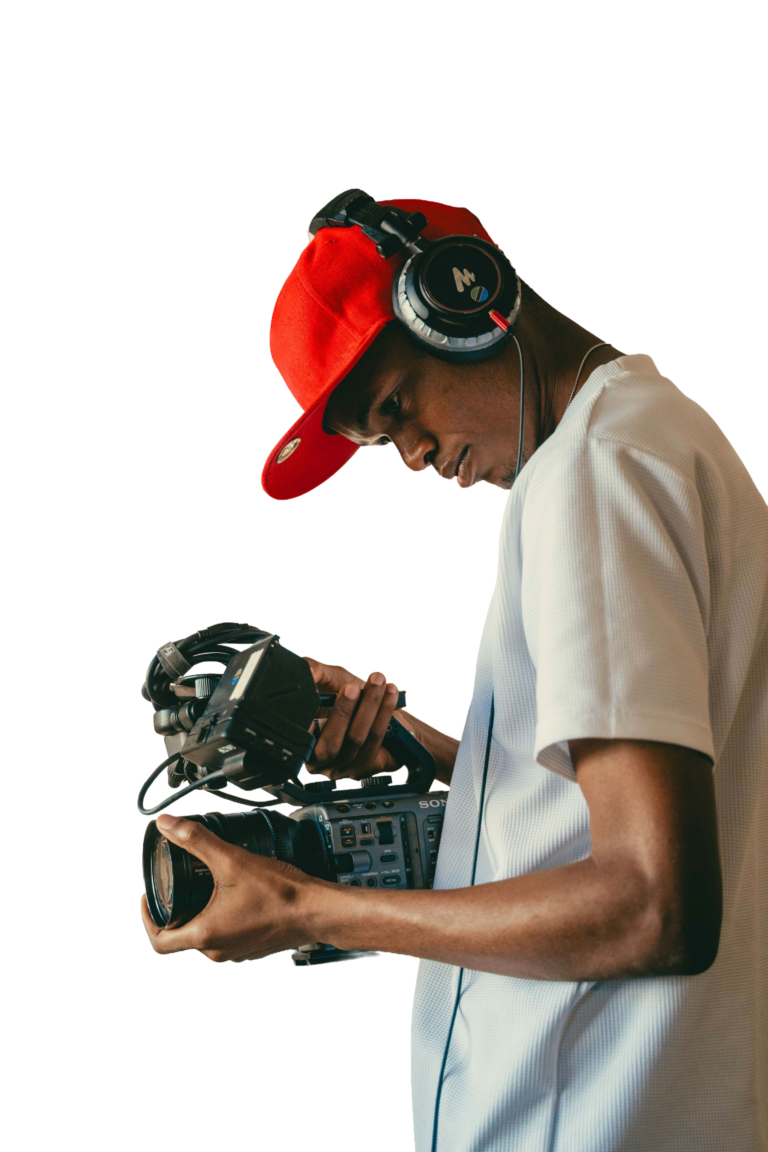
#> input picture assets/draxraw.png, 768 x 1152 px, found by its file name
$ python brand_color_scan.py
#> lines starting #> are read from the running program, lines starting #| are printed output that depends on the picture
"""Extract dominant colors from Drax Raw brand assets to find the missing brand color."""
from PIL import Image
from collections import Counter
import colorsys, os

candidates = [
    '/home/z/my-project/assets/draxraw.png',
    '/home/z/my-project/assets/draxhis image .jpg',
    '/home/z/my-project/public/images/drax-portrait.png',
]

def dominant(path, n=8):
#> called with path = '/home/z/my-project/assets/draxraw.png', n = 8
    im = Image.open(path).convert('RGBA')
#> im is the input picture: PIL image 768x1152 RGBA; mean R, G, B, A 55.1, 46.8, 41.1, 110.8
    im.thumbnail((220, 220))
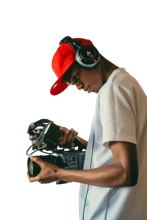
#> im: PIL image 147x220 RGBA; mean R, G, B, A 55.9, 47.3, 41.6, 110.8; transparent parts drawn white
    px = [p for p in im.getdata() if p[3] > 200]  # ignore transparent
#> px = 13851 items, first 6: (33, 44, 33, 220), (37, 47, 33, 219), (33, 42, 33, 246), (35, 46, 34, 255), (41, 49, 37, 255), (32, 41, 30, 255)
    # quantize to reduce noise
    q = [(r // 16 * 16, g // 16 * 16, b // 16 * 16) for r, g, b, a in px]
#> q = 13851 items, first 6: (32, 32, 32), (32, 32, 32), (32, 32, 32), (32, 32, 32), (32, 48, 32), (32, 32, 16)
    total = len(q)
#> total = 13851
    out = []
    for (r, g, b), c in Counter(q).most_common(60):
        h, s, v = colorsys.rgb_to_hsv(r / 255, g / 255, b / 255)
        # skip near-neutral pixels for "accent" detection
        out.append((c / total, f'#{r:02X}{g:02X}{b:02X}', round(h * 360), round(s * 100), round(v * 100)))
#> this loop made 60 passes
#> (r, g, b, c, h, s, v) on passes 1 to 12: (0, 16, 16, 559, 0.5, 1, 0.0627), (16, 16, 16, 492, 0, 0, 0.0627), (16, 32, 16, 388, 0.333, 0.5, 0.125), (32, 32, 16, 365, 0.167, 0.5, 0.125), (96, 80, 64, 349, 0.0833, 0.333, 0.376), (208, 208, 208, 325, 0, 0, 0.816), (112, 96, 64, 313, 0.111, 0.429, 0.439), (224, 224, 208, 302, 0.167, 0.0714, 0.878), (160, 144, 128, 259, 0.0833, 0.2, 0.627), (112, 96, 80, 250, 0.0833, 0.286, 0.439), (192, 208, 208, 240, 0.5, 0.0769, 0.816), (48, 32, 16, 228, 0.0833, 0.667, 0.188)
#> after the loop, out = 60 items, first 6: (0.0404, '#001010', 180, 100, 6), (0.0355, '#101010', 0, 0, 6), (0.028, '#102010', 120, 50, 13), (0.0264, '#202010', 60, 50, 13), (0.0252, '#605040', 30, 33, 38), (0.0235, '#D0D0D0', 0, 0, 82)
    return out

for path in candidates:
    if not os.path.exists(path):
        print('MISSING', path)
        continue
    print('=' * 60)
    print(os.path.basename(path), Image.open(path).size)
    for pct, hx, hue, sat, val in dominant(path):
        if pct < 0.01:
            break
        tag = ''
#> tag = ''
        if sat > 25 and 30 <= hue <= 70:
            tag = '  <-- GOLD/AMBER family'
        elif sat > 25:
            tag = f'  (saturated, hue={hue})'
        print(f'  {pct*100:5.1f}%  {hx}  h={hue} s={sat} v={val}{tag}')
#> pass 2 of the loop `for path in candidates:`:
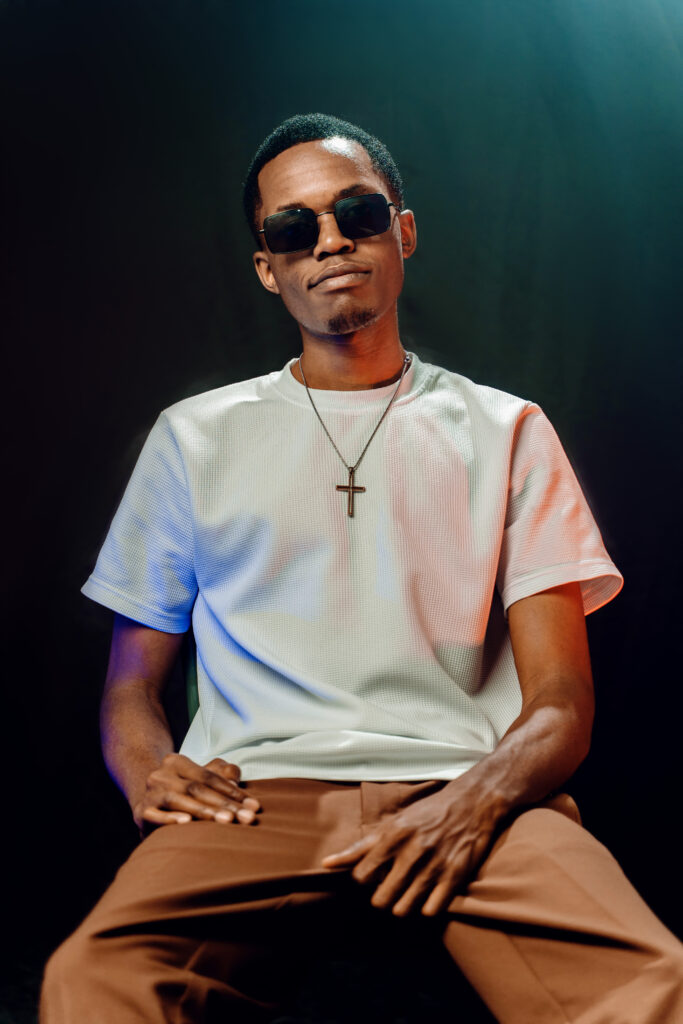
#> input picture assets/draxhis image .jpg, 683 x 1024 px, found by its file name
#> in dominant (call 2), `im.thumbnail((220, 220))`:
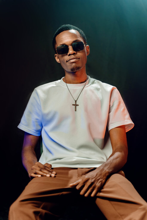
#> im: PIL image 147x220 RGBA; mean R, G, B, A 76.6, 70.8, 67.2, 255
#> px = 32340 items
#> total = 32340
#> the loop in dominant (call 2), `for (r, g, b), c in Counter(q).most_common(60):` made 60 passes
#> (r, g, b, c, h, s, v) on passes 1 to 8: (0, 0, 0, 6531, 0, 0, 0), (0, 0, 16, 2723, 0.667, 1, 0.0627), (16, 32, 32, 1240, 0.5, 0.5, 0.125), (16, 48, 48, 1190, 0.5, 0.667, 0.188), (0, 16, 16, 1116, 0.5, 1, 0.0627), (16, 16, 16, 1066, 0, 0, 0.0627), (192, 192, 176, 1011, 0.167, 0.0833, 0.753), (16, 64, 64, 818, 0.5, 0.75, 0.251)
#> after the loop in dominant (call 2), `for (r, g, b), c in Counter(q).most_common(60):`: out = 60 items, first 6: (0.202, '#000000', 0, 0, 0), (0.0842, '#000010', 240, 100, 6), (0.0383, '#102020', 180, 50, 13), (0.0368, '#103030', 180, 67, 19), (0.0345, '#001010', 180, 100, 6), (0.033, '#101010', 0, 0, 6)
#|    20.2%  #000000  h=0 s=0 v=0
